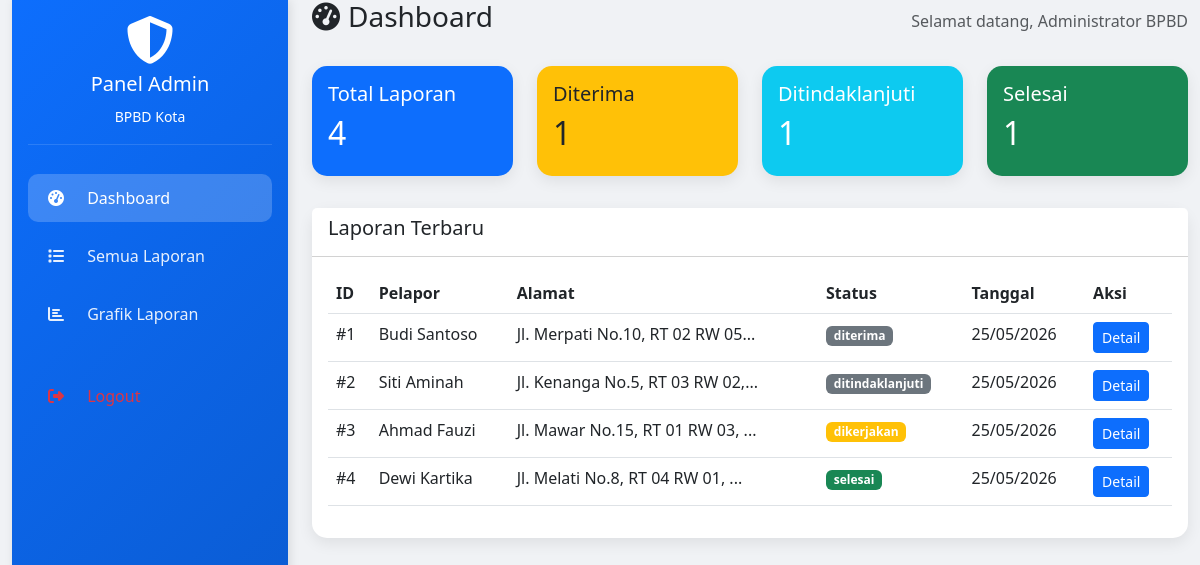
Screenshot of /admin/dashboard.php (signed in) with the database file from the repository.
### tables this page shows
CREATE TABLE `laporan` (
  `id` int(11) NOT NULL,
  `user_id` int(11) DEFAULT NULL,
  `nama_pelapor` varchar(100) NOT NULL,
  `email` varchar(100) NOT NULL,
  `alamat` varchar(255) NOT NULL,
  `foto` varchar(255) DEFAULT NULL,
  `keterangan` text DEFAULT NULL,
  `latitude` varchar(50) DEFAULT NULL,
  `longitude` varchar(50) DEFAULT NULL,
  `status` enum('diterima','ditindaklanjuti','dikerjakan','selesai') DEFAULT 'diterima',
  `created_at` timestamp NOT NULL DEFAULT current_timestamp(),
  `updated_at` timestamp NOT NULL DEFAULT current_timestamp() ON UPDATE current_timestamp()
);

### admin/dashboard.php (the view, shortened to what this page needs)
<?php
require_once '../config/koneksi.php';
require_once '../templates/header.php';
$total = mysqli_fetch_assoc(mysqli_query($conn, "SELECT COUNT(*) as total FROM laporan"))['total'];
$diterima = mysqli_fetch_assoc(mysqli_query($conn, "SELECT COUNT(*) as total FROM laporan WHERE status='diterima'"))['total'];
$ditindaklanjuti = mysqli_fetch_assoc(mysqli_query($conn, "SELECT COUNT(*) as total FROM laporan WHERE status='ditindaklanjuti'"))['total'];
$selesai = mysqli_fetch_assoc(mysqli_query($conn, "SELECT COUNT(*) as total FROM laporan WHERE status='selesai'"))['total'];
$recent = mysqli_query($conn, "SELECT * FROM laporan ORDER BY created_at DESC LIMIT 5");
?>
<div class="container-fluid">
    <div class="row">
        <div class="col-md-3 mb-4">
            <?php require_once '../templates/sidebar_admin.php'; ?>
        </div>
        <div class="col-md-9">
            <div class="d-flex justify-content-between align-items-center mb-4">
                <h3><i class="fas fa-tachometer-alt me-2"></i>Dashboard</h3>
                <span class="text-muted">Selamat datang, <?= $_SESSION['admin_name'] ?></span>
            </div>
            <div class="row">
                <div class="col-md-3 mb-3">
                    <div class="card card-modern bg-primary text-white">
                        <div class="card-body">
                            <h5>Total Laporan</h5>
                            <h2><?= $total ?></h2>
                        </div>
                    </div>
                </div>
                <div class="col-md-3 mb-3">
                    <div class="card card-modern bg-warning text-dark">
                        <div class="card-body">
                            <h5>Diterima</h5>
                            <h2><?= $diterima ?></h2>
                        </div>
                    </div>
                </div>
                <div class="col-md-3 mb-3">
                    <div class="card card-modern bg-info text-white">
                        <div class="card-body">
                            <h5>Ditindaklanjuti</h5>
                            <h2><?= $ditindaklanjuti ?></h2>
                        </div>
                    </div>
                </div>
                <div class="col-md-3 mb-3">
                    <div class="card card-modern bg-success text-white">
                        <div class="card-body">
                            <h5>Selesai</h5>
                            <h2><?= $selesai ?></h2>
                        </div>
                    </div>
                </div>
            </div>
            <div class="card card-modern mt-3">
                <div class="card-header bg-white">
                    <h5>Laporan Terbaru</h5>
                </div>
                <div class="card-body">
                    <div class="table-responsive">
                        <table class="table">
                            <thead>
                                <tr><th>ID</th><th>Pelapor</th><th>Alamat</th><th>Status</th><th>Tanggal</th><th>Aksi</th></tr>
                            </thead>
                            <tbody>
                                <?php while($row = mysqli_fetch_assoc($recent)): ?>
                                <tr>
                                    <td>#<?= $row['id'] ?></td>
                                    <td><?= htmlspecialchars($row['nama_pelapor']) ?></td>
                                    <td><?= htmlspecialchars(substr($row['alamat'],0,30)) ?>...</td>
                                    <td><span class="badge bg-<?= $row['status']=='selesai'?'success':($row['status']=='dikerjakan'?'warning':'secondary') ?>"><?= $row['status'] ?></span></td>
                                    <td><?= date('d/m/Y', strtotime($row['created_at'])) ?></td>
                                    <td><a href="detail.php?id=<?= $row['id'] ?>" class="btn btn-sm btn-primary">Detail</a></td>
                                </tr>
                                <?php endwhile; ?>
                            </tbody>
                        </table>
                    </div>
                </div>
            </div>
        </div>
    </div>
</div>
<?php require_once '../templates/footer.php'; ?>

### templates/header.php (style rules this page uses)
:root { --bpbd-primary: #0d6efd; --bpbd-dark: #0a58ca; --bpbd-light: #e7f1ff; }
body { background-color: #f0f2f5; font-family: 'Segoe UI', Tahoma, Geneva, Verdana, sans-serif; }
.card-modern { border: none; border-radius: 15px; box-shadow: 0 5px 15px rgba(0,0,0,0.08); transition: transform 0.2s; }

### rows the page displays
laporan: id "1", nama_pelapor "Budi Santoso", alamat "Jl. Merpati No.10, RT 02 RW 05", status "diterima", created_at "25/05/2026"
laporan: id "2", nama_pelapor "Siti Aminah", alamat "Jl. Kenanga No.5, RT 03 RW 02,", status "ditindaklanjuti", created_at "25/05/2026"
laporan: id "3", nama_pelapor "Ahmad Fauzi", alamat "Jl. Mawar No.15, RT 01 RW 03,", status "dikerjakan", created_at "25/05/2026"
laporan: id "4", nama_pelapor "Dewi Kartika", alamat "Jl. Melati No.8, RT 04 RW 01,", status "selesai", created_at "25/05/2026"

### other values shown
$_SESSION['admin_name'] "Administrator BPBD"
$total "4"
$diterima "1"
$ditindaklanjuti "1"
$selesai "1"
